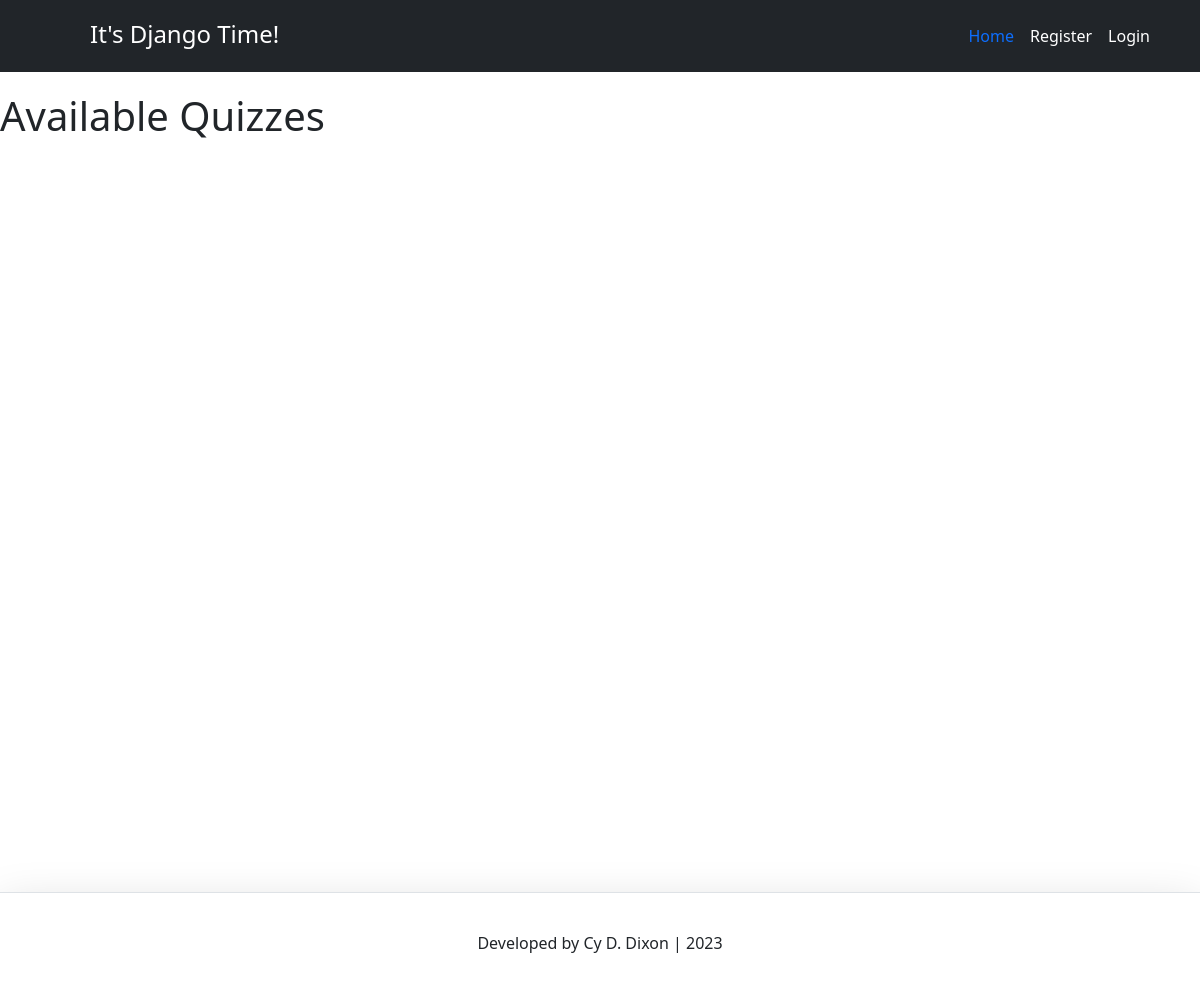
/quiz/, run on an earlier commit of the app's database.
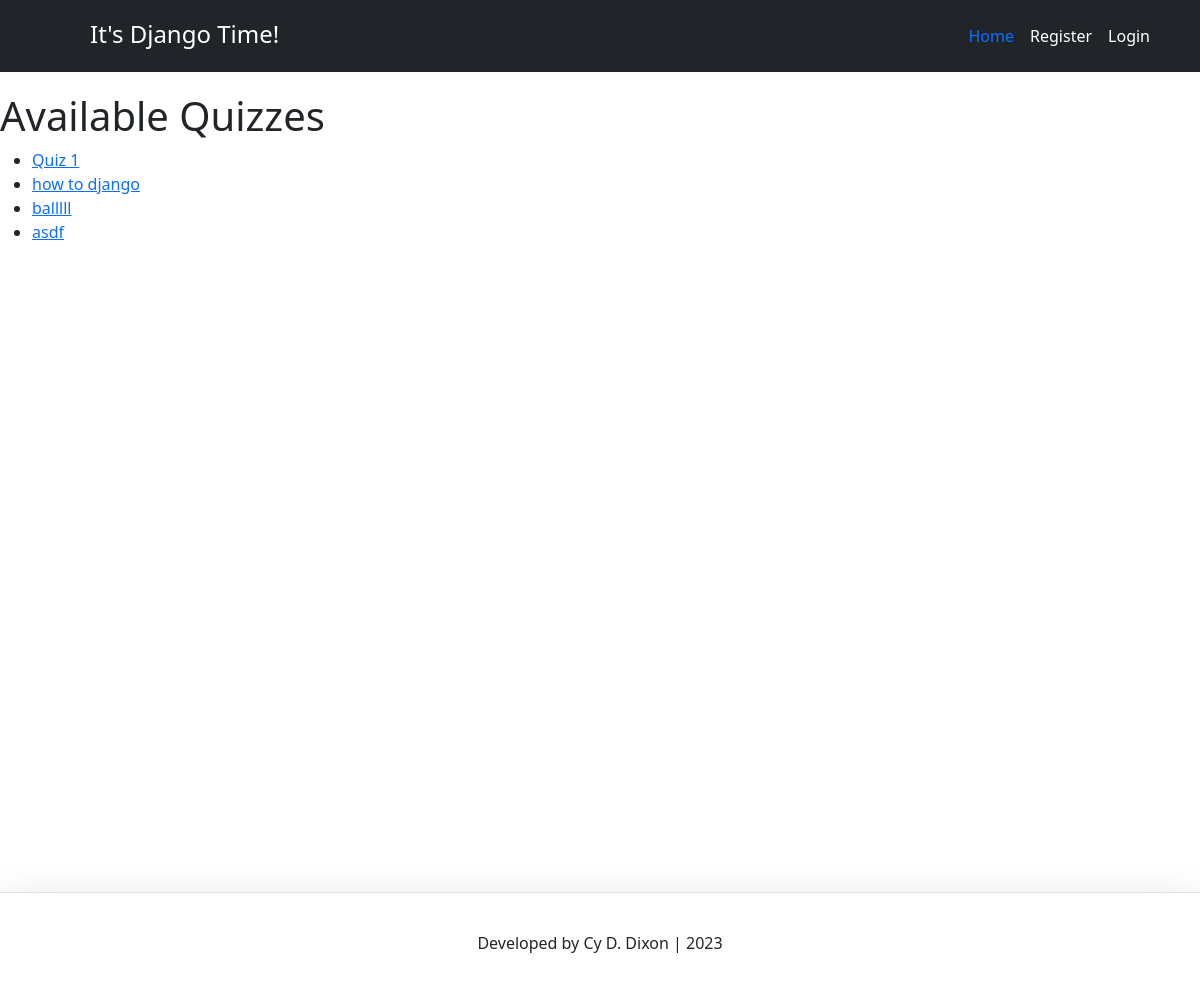
And on a later commit of the database.
### quiz/models.py (models this page shows, shortened)
class Quiz(models.Model):
    name = models.CharField(max_length=255)
    description = models.TextField(default="empty")

### quiz/views.py (the view)
# urls.py: path('', views.quiz_list, name='quiz_list'),
def quiz_list(request):
    quizzes = Quiz.objects.all()
    return render(request, 'quiz_list.html', {'quizzes': quizzes})

### quiz/templates/quiz_list.html
{% extends "base.html" %}
{% block content %}
  <h1>Available Quizzes</h1>
  <ul>
    {% for quiz in quizzes %}
      <li><a href="{% url 'start_quiz' quiz.id %}">{{ quiz.name }}</a></li>
    {% endfor %}
  </ul>
{% endblock %}

What changed in the data, as far as the page shows it:
added Quiz: name "Quiz 1"
added Quiz: name "how to django"
added Quiz: name "balllll"
added Quiz: name "asdf"
